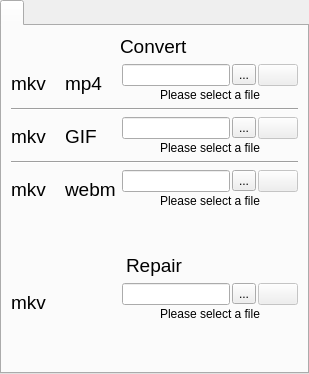
        <widget class="QWidget" name="tab_3">
         <attribute name="title">
          <string notr="true"/>
         </attribute>
         <layout class="QVBoxLayout" name="verticalLayout_21">
          <property name="leftMargin">
           <number>0</number>
          </property>
          <property name="topMargin">
           <number>0</number>
          </property>
          <property name="rightMargin">
           <number>0</number>
          </property>
          <property name="bottomMargin">
           <number>0</number>
          </property>
          <item>
           <widget class="QTabWidget" name="tabWidgetConvert">
            <property name="currentIndex">
             <number>0</number>
            </property>
            <property name="iconSize">
             <size>
              <width>48</width>
              <height>48</height>
             </size>
            </property>
            <widget class="QWidget" name="tab_5">
             <attribute name="icon">
              <iconset resource="../screencast.qrc">
               <normaloff>:/pictures/screencast/convert.png</normaloff>:/pictures/screencast/convert.png</iconset>
             </attribute>
             <attribute name="title">
              <string notr="true"/>
             </attribute>
             <layout class="QVBoxLayout" name="verticalLayout_23">
              <item alignment="Qt::AlignmentFlag::AlignHCenter">
               <widget class="QLabel" name="label_14">
                <property name="font">
                 <font>
                  <pointsize>14</pointsize>
                 </font>
                </property>
                <property name="text">
                 <string notr="true">Convert</string>
                </property>
               </widget>
              </item>
              <item>
               <layout class="QGridLayout" name="gridLayout_5">
                <item row="4" column="0" colspan="4">
                 <widget class="Line" name="line_11">
                  <property name="orientation">
                   <enum>Qt::Orientation::Horizontal</enum>
                  </property>
                 </widget>
                </item>
                <item row="3" column="3">
                 <layout class="QVBoxLayout" name="verticalLayout_25">
                  <property name="spacing">
                   <number>2</number>
                  </property>
                  <item>
                   <layout class="QHBoxLayout" name="horizontalLayout_21">
                    <item>
                     <widget class="QLineEdit" name="lineEdit_convert_mkv_to_gif">
                      <property name="text">
                       <string notr="true"/>
                      </property>
                      <property name="readOnly">
                       <bool>true</bool>
                      </property>
                     </widget>
                    </item>
                    <item>
                     <widget class="QToolButton" name="toolButton_convert_dialog_mkv_to_gif">
                      <property name="text">
                       <string notr="true">...</string>
                      </property>
                     </widget>
                    </item>
                    <item>
                     <widget class="QPushButton" name="pushButton_convert_mkv_to_gif">
                      <property name="enabled">
                       <bool>false</bool>
                      </property>
                      <property name="text">
                       <string notr="true"/>
                      </property>
                      <property name="icon">
                       <iconset resource="../screencast.qrc">
                        <normaloff>:/pictures/screencast/accept.png</normaloff>:/pictures/screencast/accept.png</iconset>
                      </property>
                     </widget>
                    </item>
                   </layout>
                  </item>
                  <item>
                   <widget class="QWidget" name="widget_convert_mkv_to_gif" native="true">
                    <property name="styleSheet">
                     <string notr="true"/>
                    </property>
                    <layout class="QHBoxLayout" name="horizontalLayout_22">
                     <property name="spacing">
                      <number>0</number>
                     </property>
                     <property name="leftMargin">
                      <number>0</number>
                     </property>
                     <property name="topMargin">
                      <number>0</number>
                     </property>
                     <property name="rightMargin">
                      <number>0</number>
                     </property>
                     <property name="bottomMargin">
                      <number>0</number>
                     </property>
                     <item alignment="Qt::AlignmentFlag::AlignHCenter">
                      <widget class="QLabel" name="label_convert_mkv_to_gif">
                       <property name="sizePolicy">
                        <sizepolicy hsizetype="MinimumExpanding" vsizetype="Preferred">
                         <horstretch>0</horstretch>
                         <verstretch>0</verstretch>
                        </sizepolicy>
                       </property>
                       <property name="text">
                        <string notr="true">Please select a file</string>
                       </property>
                      </widget>
                     </item>
                    </layout>
                   </widget>
                  </item>
                 </layout>
                </item>
                <item row="7" column="0" colspan="4" alignment="Qt::AlignmentFlag::AlignHCenter">
                 <widget class="QLabel" name="label_15">
                  <property name="font">
                   <font>
                    <pointsize>14</pointsize>
                   </font>
                  </property>
                  <property name="text">
                   <string notr="true">Repair</string>
                  </property>
                 </widget>
                </item>
                <item row="1" column="3">
                 <layout class="QVBoxLayout" name="verticalLayout_24">
                  <property name="spacing">
                   <number>2</number>
                  </property>
                  <property name="topMargin">
                   <number>0</number>
                  </property>
                  <item>
                   <layout class="QHBoxLayout" name="horizontalLayout">
                    <item>
                     <widget class="QLineEdit" name="lineEdit_convert_mkv_to_mp4">
                      <property name="text">
                       <string notr="true"/>
                      </property>
                      <property name="readOnly">
                       <bool>true</bool>
                      </property>
                     </widget>
                    </item>
                    <item>
                     <widget class="QToolButton" name="toolButton_convert_dialog_mkv_to_mp4">
                      <property name="text">
                       <string notr="true">...</string>
                      </property>
                     </widget>
                    </item>
                    <item>
                     <widget class="QPushButton" name="pushButton_convert_mkv_to_mp4">
                      <property name="enabled">
                       <bool>false</bool>
                      </property>
                      <property name="text">
                       <string notr="true"/>
                      </property>
                      <property name="icon">
                       <iconset resource="../screencast.qrc">
                        <normaloff>:/pictures/screencast/accept.png</normaloff>:/pictures/screencast/accept.png</iconset>
                      </property>
                     </widget>
                    </item>
                   </layout>
                  </item>
                  <item>
                   <widget class="QWidget" name="widget_convert_mkv_to_mp4" native="true">
                    <property name="styleSheet">
                     <string notr="true"/>
                    </property>
                    <layout class="QHBoxLayout" name="horizontalLayout_19">
                     <property name="spacing">
                      <number>0</number>
                     </property>
                     <property name="leftMargin">
                      <number>0</number>
                     </property>
                     <property name="topMargin">
                      <number>0</number>
                     </property>
                     <property name="rightMargin">
                      <number>0</number>
                     </property>
                     <property name="bottomMargin">
                      <number>0</number>
                     </property>
                     <item alignment="Qt::AlignmentFlag::AlignHCenter">
                      <widget class="QLabel" name="label_convert_mkv_to_mp4">
                       <property name="sizePolicy">
                        <sizepolicy hsizetype="MinimumExpanding" vsizetype="Preferred">
                         <horstretch>0</horstretch>
                         <verstretch>0</verstretch>
                        </sizepolicy>
                       </property>
                       <property name="text">
                        <string notr="true">Please select a file</string>
                       </property>
                      </widget>
                     </item>
                    </layout>
                   </widget>
                  </item>
                 </layout>
                </item>
                <item row="2" column="0" colspan="4">
                 <widget class="Line" name="line_10">
                  <property name="orientation">
                   <enum>Qt::Orientation::Horizontal</enum>
                  </property>
                 </widget>
                </item>
                <item row="5" column="3">
                 <layout class="QVBoxLayout" name="verticalLayout_27">
                  <property name="spacing">
                   <number>2</number>
                  </property>
                  <item>
                   <layout class="QHBoxLayout" name="horizontalLayout_36">
                    <item>
                     <widget class="QLineEdit" name="lineEdit_convert_mkv_to_webm">
                      <property name="text">
                       <string notr="true"/>
                      </property>
                      <property name="readOnly">
                       <bool>true</bool>
                      </property>
                     </widget>
                    </item>
                    <item>
                     <widget class="QToolButton" name="toolButton_convert_dialog_mkv_to_webm">
                      <property name="text">
                       <string notr="true">...</string>
                      </property>
                     </widget>
                    </item>
                    <item>
                     <widget class="QPushButton" name="pushButton_convert_mkv_to_webm">
                      <property name="enabled">
                       <bool>false</bool>
                      </property>
                      <property name="text">
                       <string notr="true"/>
                      </property>
                      <property name="icon">
                       <iconset resource="../screencast.qrc">
                        <normaloff>:/pictures/screencast/accept.png</normaloff>:/pictures/screencast/accept.png</iconset>
                      </property>
                     </widget>
                    </item>
                   </layout>
                  </item>
                  <item>
                   <widget class="QWidget" name="widget_convert_mkv_to_webm" native="true">
                    <property name="styleSheet">
                     <string notr="true"/>
                    </property>
                    <layout class="QHBoxLayout" name="horizontalLayout_38">
                     <property name="spacing">
                      <number>0</number>
                     </property>
                     <property name="leftMargin">
                      <number>0</number>
                     </property>
                     <property name="topMargin">
                      <number>0</number>
                     </property>
                     <property name="rightMargin">
                      <number>0</number>
                     </property>
                     <property name="bottomMargin">
                      <number>0</number>
                     </property>
                     <item alignment="Qt::AlignmentFlag::AlignHCenter">
                      <widget class="QLabel" name="label_convert_mkv_to_webm">
                       <property name="sizePolicy">
                        <sizepolicy hsizetype="MinimumExpanding" vsizetype="Preferred">
                         <horstretch>0</horstretch>
                         <verstretch>0</verstretch>
                        </sizepolicy>
                       </property>
                       <property name="text">
                        <string notr="true">Please select a file</string>
                       </property>
                      </widget>
                     </item>
                    </layout>
                   </widget>
                  </item>
                 </layout>
                </item>
                <item row="8" column="3">
                 <layout class="QVBoxLayout" name="verticalLayout_26">
                  <property name="spacing">
                   <number>2</number>
                  </property>
                  <property name="topMargin">
                   <number>0</number>
                  </property>
                  <item>
                   <layout class="QHBoxLayout" name="horizontalLayout_30">
                    <item>
                     <widget class="QLineEdit" name="lineEdit_convert_mkv_repair">
                      <property name="text">
                       <string notr="true"/>
                      </property>
                      <property name="readOnly">
                       <bool>true</bool>
                      </property>
                     </widget>
                    </item>
                    <item>
                     <widget class="QToolButton" name="toolButton_convert_dialog_mkv_repair">
                      <property name="text">
                       <string notr="true">...</string>
                      </property>
                     </widget>
                    </item>
                    <item>
                     <widget class="QPushButton" name="pushButton_convert_mkv_repair">
                      <property name="enabled">
                       <bool>false</bool>
                      </property>
                      <property name="text">
                       <string notr="true"/>
                      </property>
                      <property name="icon">
                       <iconset resource="../screencast.qrc">
                        <normaloff>:/pictures/screencast/accept.png</normaloff>:/pictures/screencast/accept.png</iconset>
                      </property>
                     </widget>
                    </item>
                   </layout>
                  </item>
                  <item>
                   <widget class="QWidget" name="widget_convert_mkv_repair" native="true">
                    <property name="styleSheet">
                     <string notr="true"/>
                    </property>
                    <layout class="QHBoxLayout" name="horizontalLayout_31">
                     <property name="spacing">
                      <number>0</number>
                     </property>
                     <property name="leftMargin">
                      <number>0</number>
                     </property>
                     <property name="topMargin">
                      <number>0</number>
                     </property>
                     <property name="rightMargin">
                      <number>0</number>
                     </property>
                     <property name="bottomMargin">
                      <number>0</number>
                     </property>
                     <item alignment="Qt::AlignmentFlag::AlignHCenter">
                      <widget class="QLabel" name="label_convert_mkv_repair">
                       <property name="sizePolicy">
                        <sizepolicy hsizetype="MinimumExpanding" vsizetype="Preferred">
                         <horstretch>0</horstretch>
                         <verstretch>0</verstretch>
                        </sizepolicy>
                       </property>
                       <property name="text">
                        <string notr="true">Please select a file</string>
                       </property>
                      </widget>
                     </item>
                    </layout>
                   </widget>
                  </item>
                 </layout>
                </item>
                <item row="6" column="3">
                 <spacer name="verticalSpacer_12">
                  <property name="orientation">
                   <enum>Qt::Orientation::Vertical</enum>
                  </property>
                  <property name="sizeHint" stdset="0">
                   <size>
                    <width>20</width>
                    <height>40</height>
                   </size>
                  </property>
                 </spacer>
                </item>
                <item row="5" column="1">
                 <widget class="QLabel" name="label_12">
                  <property name="maximumSize">
                   <size>
                    <width>22</width>
                    <height>15</height>
                   </size>
                  </property>
                  <property name="text">
                   <string notr="true"/>
                  </property>
                  <property name="pixmap">
                   <pixmap resource="../screencast.qrc">:/pictures/convert/convertTo.png</pixmap>
                  </property>
                  <property name="scaledContents">
                   <bool>true</bool>
                  </property>
                 </widget>
                </item>
                <item row="5" column="2">
                 <widget class="QLabel" name="label_13">
                  <property name="font">
                   <font>
                    <pointsize>14</pointsize>
                   </font>
                  </property>
                  <property name="text">
                   <string notr="true">webm</string>
                  </property>
                 </widget>
                </item>
                <item row="3" column="2">
                 <widget class="QLabel" name="label_9">
                  <property name="font">
                   <font>
                    <pointsize>14</pointsize>
                   </font>
                  </property>
                  <property name="text">
                   <string notr="true">GIF</string>
                  </property>
                 </widget>
                </item>
                <item row="3" column="1">
                 <widget class="QLabel" name="label_8">
                  <property name="maximumSize">
                   <size>
                    <width>22</width>
                    <height>15</height>
                   </size>
                  </property>
                  <property name="text">
                   <string notr="true"/>
                  </property>
                  <property name="pixmap">
                   <pixmap resource="../screencast.qrc">:/pictures/convert/convertTo.png</pixmap>
                  </property>
                  <property name="scaledContents">
                   <bool>true</bool>
                  </property>
                 </widget>
                </item>
                <item row="3" column="0">
                 <widget class="QLabel" name="label_7">
                  <property name="font">
                   <font>
                    <pointsize>14</pointsize>
                   </font>
                  </property>
                  <property name="text">
                   <string notr="true">mkv</string>
                  </property>
                 </widget>
                </item>
                <item row="1" column="2">
                 <widget class="QLabel" name="label_6">
                  <property name="font">
                   <font>
                    <pointsize>14</pointsize>
                   </font>
                  </property>
                  <property name="text">
                   <string notr="true">mp4</string>
                  </property>
                 </widget>
                </item>
                <item row="1" column="1">
                 <widget class="QLabel" name="label_5">
                  <property name="maximumSize">
                   <size>
                    <width>22</width>
                    <height>15</height>
                   </size>
                  </property>
                  <property name="text">
                   <string notr="true"/>
                  </property>
                  <property name="pixmap">
                   <pixmap resource="../screencast.qrc">:/pictures/convert/convertTo.png</pixmap>
                  </property>
                  <property name="scaledContents">
                   <bool>true</bool>
                  </property>
                 </widget>
                </item>
                <item row="1" column="0">
                 <widget class="QLabel" name="label_3">
                  <property name="font">
                   <font>
                    <pointsize>14</pointsize>
                   </font>
                  </property>
                  <property name="text">
                   <string notr="true">mkv</string>
                  </property>
                 </widget>
                </item>
                <item row="5" column="0">
                 <widget class="QLabel" name="label_11">
                  <property name="font">
                   <font>
                    <pointsize>14</pointsize>
                   </font>
                  </property>
                  <property name="text">
                   <string notr="true">mkv</string>
                  </property>
                 </widget>
                </item>
                <item row="8" column="0">
                 <widget class="QLabel" name="label_10">
                  <property name="font">
                   <font>
                    <pointsize>14</pointsize>
                   </font>
                  </property>
                  <property name="text">
                   <string notr="true">mkv</string>
                  </property>
                 </widget>
                </item>
               </layout>
              </item>
              <item>
               <spacer name="verticalSpacer_10">
                <property name="orientation">
                 <enum>Qt::Orientation::Vertical</enum>
                </property>
                <property name="sizeType">
                 <enum>QSizePolicy::Policy::Expanding</enum>
                </property>
                <property name="sizeHint" stdset="0">
                 <size>
                  <width>20</width>
                  <height>40</height>
                 </size>
                </property>
               </spacer>
              </item>
             </layout>
            </widget>
           </widget>
          </item>
         </layout>
        </widget>
